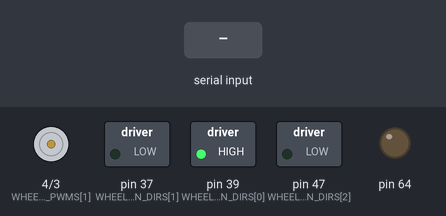
Simulated run of this sketch. Board: Arduino Mega 2560, built with avr-gcc and run on an emulated ATmega2560. Parts: motor-driver pin pairs drawn as motors (green arrow = first pin HIGH = forward, orange = second pin HIGH = backward, longer = more drive, scaled by the enable pin), switched loads named in the sketch (green lamp = pin HIGH), output pins drawn as LEDs (lit = HIGH). The inputs (shaded band) are chosen by the test bench.

Above: at 1.2 s.
1.3 s: "1,90\n" received over Serial
2.8 s: "90,45\n" received over Serial
Timing chart, 0 to 5.8 s (numbered marks = the images above; inputs shaded):
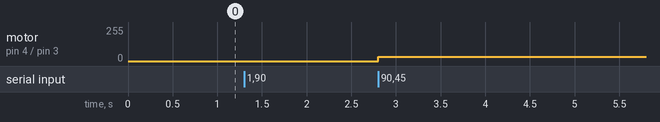

The sketch:

motor-calibration.ino
```cpp
const bool WHEEL_PINSTATE_FORWARDS[] = { 1, 0, 0 };
const int WHEEL_PIN_DIRS[] = { 39, 37, 47 };
const int WHEEL_PIN_PWMS[] = { 2, 4, 3 };

void setup() {
  // put your setup code here, to run once:
  Serial.begin(115200);
  for (int i = 0; i < 3; i++) {
    pinMode(WHEEL_PIN_DIRS[i], OUTPUT);
    pinMode(WHEEL_PIN_PWMS[i], OUTPUT);
    setMotorSpeed(0, i);
  }
}

void setMotorSpeed(int speed, int index) {
  digitalWrite(WHEEL_PIN_DIRS[index], speed >= 0 ? WHEEL_PINSTATE_FORWARDS[index] : !WHEEL_PINSTATE_FORWARDS[index]);
  analogWrite(WHEEL_PIN_PWMS[index], min(abs(speed), 255));
}
void loop() {
  // put your main code here, to run repeatedly:
  if (Serial.available()) {
    int index = Serial.parseInt();
    int speed = Serial.parseInt();
    setMotorSpeed(speed, index);
  }
}
```

Measured:
- after the input at 2.8 s, motor on pin 4 (WHEEL_PIN_PWMS[1]) / pin 3 (WHEEL_PIN_PWMS[2]): stopped → forward 31/255 at once
